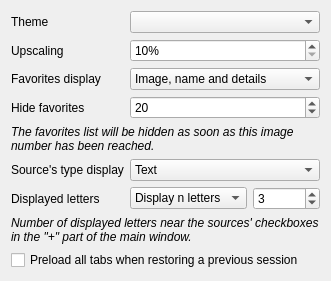
      <widget class="QWidget" name="pageInterface">
       <layout class="QFormLayout" name="formLayout_7">
        <property name="fieldGrowthPolicy">
         <enum>QFormLayout::AllNonFixedFieldsGrow</enum>
        </property>
        <item row="0" column="0">
         <widget class="QLabel" name="labelTheme">
          <property name="text">
           <string>Theme</string>
          </property>
         </widget>
        </item>
        <item row="0" column="1">
         <widget class="QComboBox" name="comboTheme"/>
        </item>
        <item row="1" column="0">
         <widget class="QLabel" name="labelThumbnailUpscale">
          <property name="text">
           <string>Upscaling</string>
          </property>
         </widget>
        </item>
        <item row="1" column="1">
         <widget class="QSpinBox" name="spinThumbnailUpscale">
          <property name="suffix">
           <string>%</string>
          </property>
          <property name="minimum">
           <number>10</number>
          </property>
          <property name="maximum">
           <number>1000</number>
          </property>
         </widget>
        </item>
        <item row="2" column="0">
         <widget class="QLabel" name="label_26">
          <property name="text">
           <string>Favorites display</string>
          </property>
         </widget>
        </item>
        <item row="2" column="1">
         <widget class="QComboBox" name="comboFavoritesDisplay">
          <item>
           <property name="text">
            <string>Image, name and details</string>
           </property>
          </item>
          <item>
           <property name="text">
            <string>Image and name</string>
           </property>
          </item>
          <item>
           <property name="text">
            <string>Image and details</string>
           </property>
          </item>
          <item>
           <property name="text">
            <string>Name and details</string>
           </property>
          </item>
          <item>
           <property name="text">
            <string>Image only</string>
           </property>
          </item>
          <item>
           <property name="text">
            <string>Name only</string>
           </property>
          </item>
          <item>
           <property name="text">
            <string>Details only</string>
           </property>
          </item>
         </widget>
        </item>
        <item row="3" column="0">
         <widget class="QLabel" name="label_39">
          <property name="text">
           <string>Hide favorites</string>
          </property>
         </widget>
        </item>
        <item row="3" column="1">
         <widget class="QSpinBox" name="spinHideFavorites">
          <property name="maximum">
           <number>1000</number>
          </property>
          <property name="value">
           <number>20</number>
          </property>
         </widget>
        </item>
        <item row="4" column="0" colspan="2">
         <widget class="QLabel" name="label_40">
          <property name="text">
           <string>&lt;i&gt;The favorites list will be hidden as soon as this image number has been reached.&lt;/i&gt;</string>
          </property>
          <property name="wordWrap">
           <bool>true</bool>
          </property>
         </widget>
        </item>
        <item row="5" column="0">
         <widget class="QLabel" name="label_41">
          <property name="text">
           <string>Source's type display</string>
          </property>
         </widget>
        </item>
        <item row="5" column="1">
         <widget class="QComboBox" name="comboSources">
          <item>
           <property name="text">
            <string>Text</string>
           </property>
          </item>
          <item>
           <property name="text">
            <string>Image</string>
           </property>
          </item>
          <item>
           <property name="text">
            <string>Image and text</string>
           </property>
          </item>
          <item>
           <property name="text">
            <string>Don't show</string>
           </property>
          </item>
         </widget>
        </item>
        <item row="6" column="0">
         <widget class="QLabel" name="label_42">
          <property name="text">
           <string>Displayed letters</string>
          </property>
         </widget>
        </item>
        <item row="6" column="1">
         <layout class="QHBoxLayout" name="horizontalLayout_9">
          <item>
           <widget class="QComboBox" name="comboSourcesLetters">
            <item>
             <property name="text">
              <string>Display n letters</string>
             </property>
            </item>
            <item>
             <property name="text">
              <string>Before first dot</string>
             </property>
            </item>
            <item>
             <property name="text">
              <string>Before last dot</string>
             </property>
            </item>
           </widget>
          </item>
          <item>
           <widget class="QSpinBox" name="spinSourcesLetters">
            <property name="minimum">
             <number>0</number>
            </property>
            <property name="maximum">
             <number>1000000</number>
            </property>
            <property name="value">
             <number>3</number>
            </property>
           </widget>
          </item>
         </layout>
        </item>
        <item row="7" column="0" colspan="2">
         <widget class="QLabel" name="label_43">
          <property name="text">
           <string>&lt;i&gt;Number of displayed letters near the sources' checkboxes in the &quot;+&quot; part of the main window.&lt;/i&gt;</string>
          </property>
          <property name="wordWrap">
           <bool>true</bool>
          </property>
         </widget>
        </item>
        <item row="8" column="0" colspan="2">
         <widget class="QCheckBox" name="checkPreloadAllTabs">
          <property name="text">
           <string>Preload all tabs when restoring a previous session</string>
          </property>
         </widget>
        </item>
       </layout>
      </widget>
